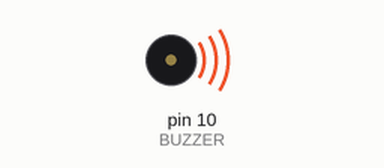
Recording of a sketch running on a simulated Arduino Uno, built with avr-gcc and run on an emulated ATmega328P. On the bench: buzzer (waves = sounding).

Above: at 0.1 s.
At 3.8 s:
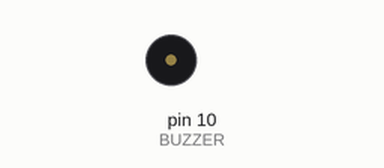
Timing chart, 0 to 5.3 s (numbered marks = the images above):
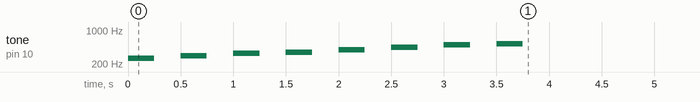

The sketch:

345_0.ino
```cpp
const int BUZZER = 10;

const int melody[8] = {
  262, 294, 330, 349, 393, 440, 494, 523,
};

void setup() {
  for(int note=0;note<=7;note++) {
    tone(BUZZER, melody[note],250);
    delay(500);
  }

  noTone(BUZZER);
}

void loop() {

}
```
